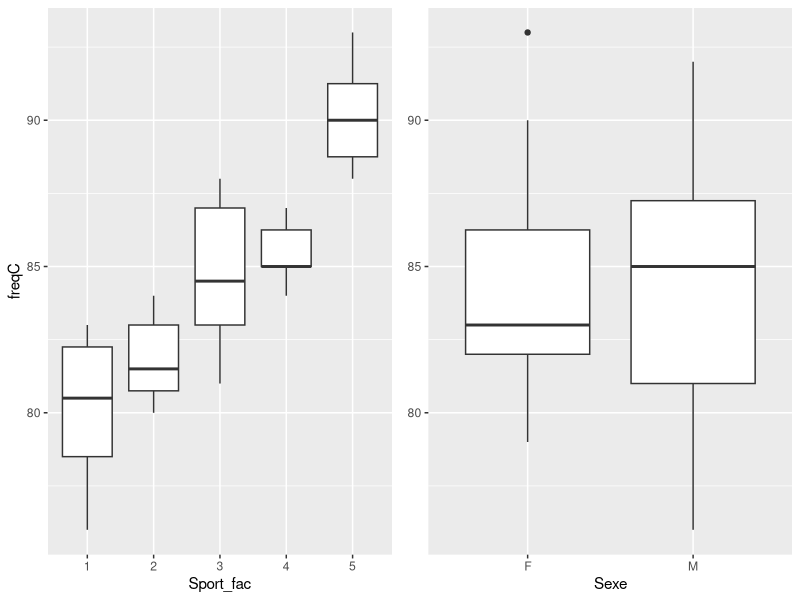
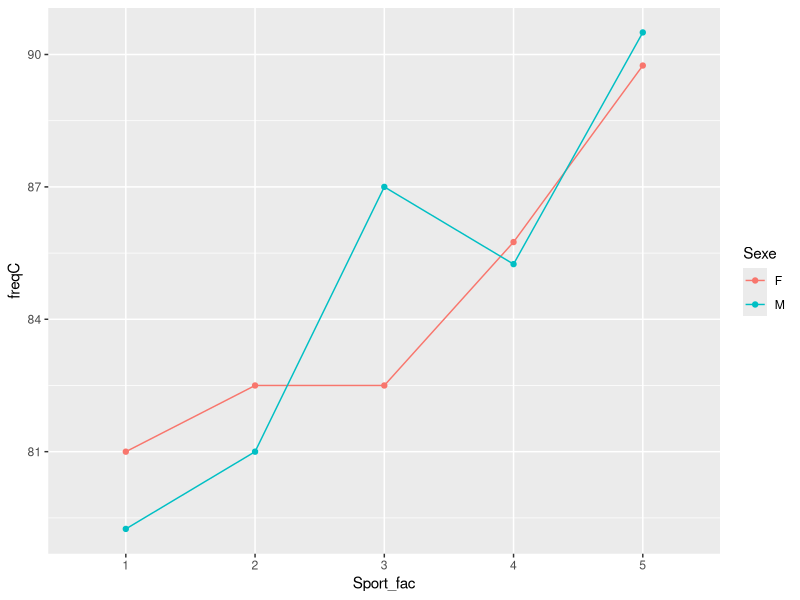
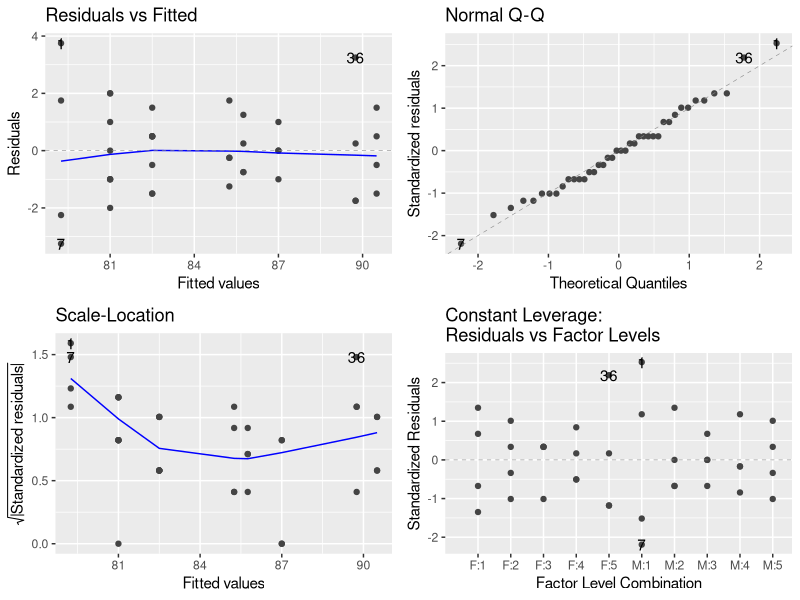
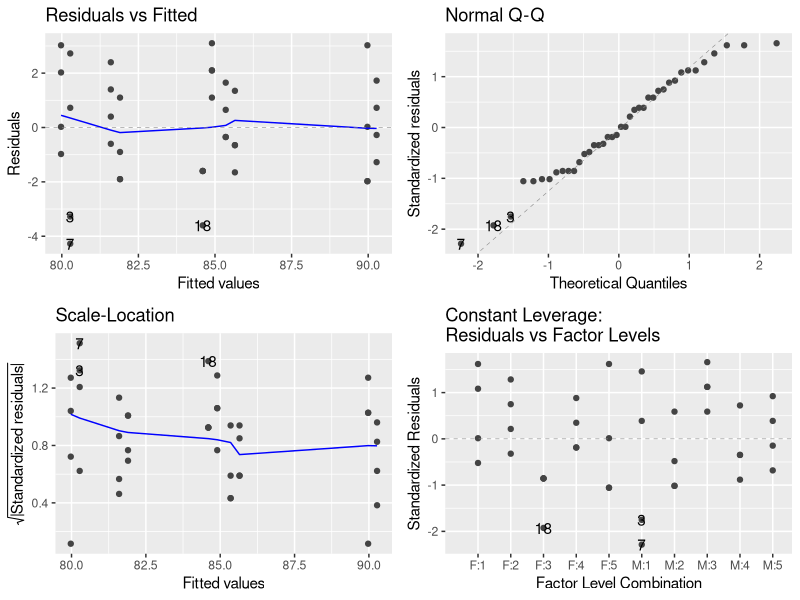
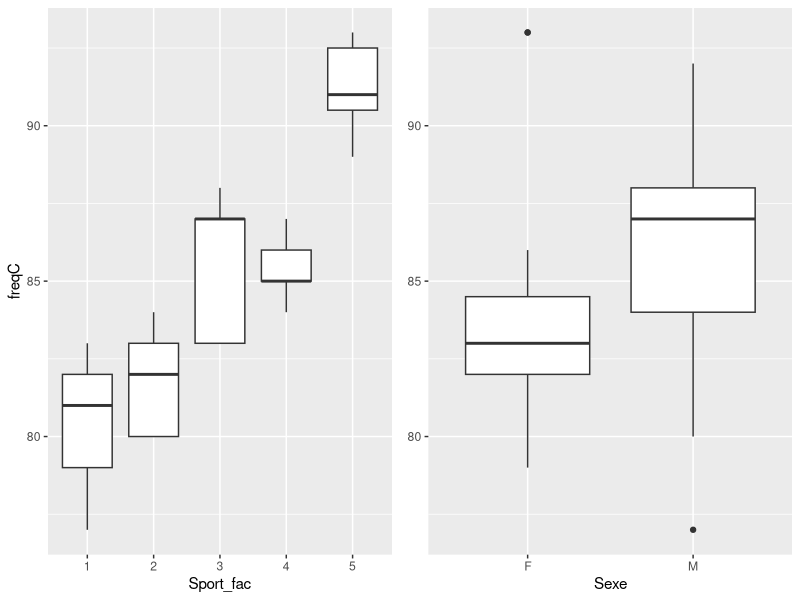
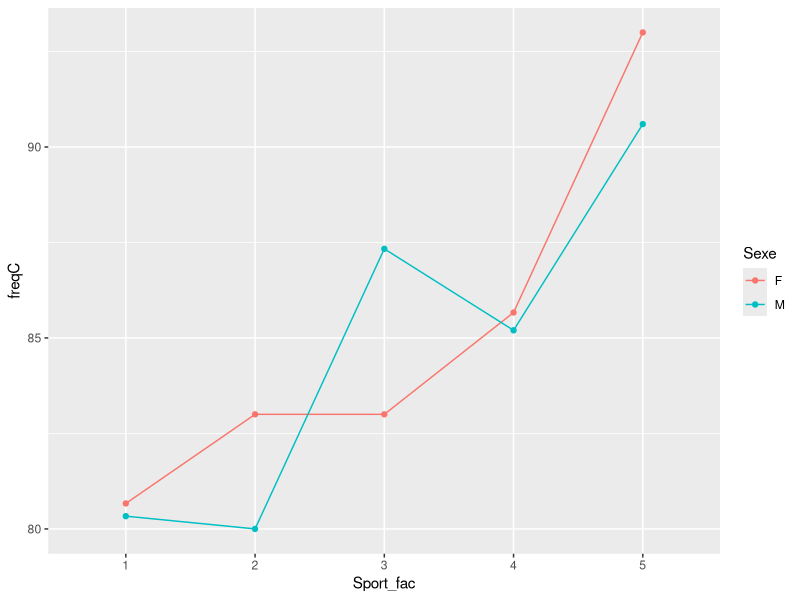
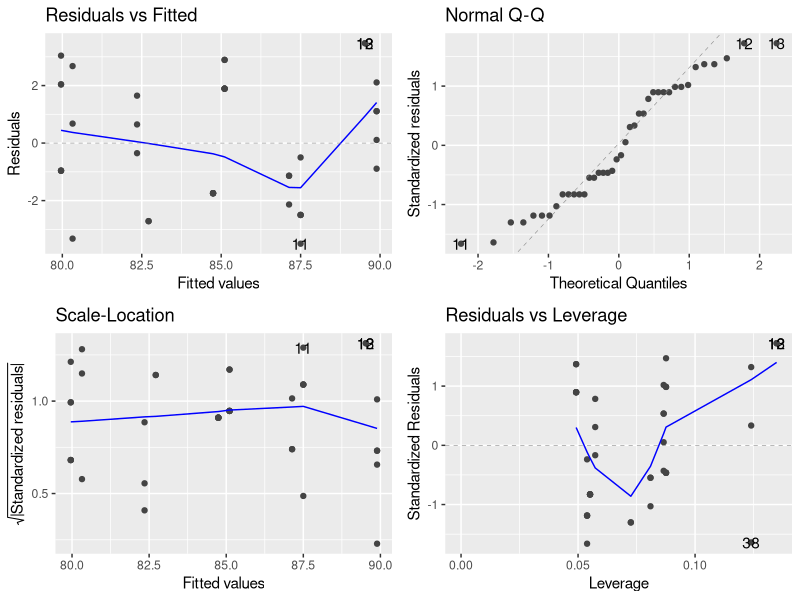

Here is the R script that generated these plots, in order:
## ---- chunk 1
knitr::opts_chunk$set(echo = TRUE, cache = TRUE)
#pour la fonction Anova
library(car)
# pour le tidyverse
library(dplyr)
# pour les graphiques
library(ggplot2) 
library(ggfortify)
library(ggpubr)
# pour les moyennes ajustées
library(emmeans) 
## ---- chunk 2
freq <- read.table("data/FreqCardiaqueEq.txt", skip=1, header=T, sep=" ") 
summary(freq)
##Attention age numerique si pas de precision

freq <- freq %>% mutate(Sport_fac = as.factor(Sport))
summary(freq)
## ---- chunk 3

with( freq,
      table(Sexe, Sport)
      )
# ou en mode tidy
freq %>% count(Sexe, Sport)
## ---- chunk 4
freq %>% group_by(Sexe) %>% summarise(mean_freq = mean(freqC))
freq %>% group_by(Sport) %>% summarise(mean_freq = mean(freqC))
freq %>% group_by(Sexe, Sport) %>% summarise(mean_freq = mean(freqC))

  
p1 <- ggplot(freq, aes(y=freqC, x = Sport_fac)) + geom_boxplot()
  
p2 <- ggplot(freq, aes(y=freqC, x = Sexe)) + geom_boxplot()

ggarrange(p1,p2+rremove('ylab'))

freq %>% 
  ggplot() +
  aes(x = Sport_fac, color = Sexe, group = Sexe, y = freqC) +
  stat_summary(fun.y = mean, geom = "point") +
  stat_summary(fun.y = mean, geom = "line")
## ---- chunk 5
 lmInt <- lm(freqC~Sexe+Sport+Sexe*Sport, data=freq)
 summary(lmInt)
## ---- chunk 6
 lmInt <- lm(freqC~Sexe+Sport_fac+Sexe*Sport_fac, data=freq)
 summary(lmInt)
## ---- chunk 7
 anova(lmInt)
 Anova(lmInt, type="II")
## ---- chunk 8
autoplot(lmInt, data = freq)
## ---- chunk 9
 lm1 <- lm(freqC~Sexe+Sport_fac, data=freq)
 summary(lm1)

## ---- chunk 10
 anova(lm1)
 Anova(lm1, type="II")
autoplot(lm1)
## ---- chunk 11
 freq2 <- read.table(file="data/FreqCardiaqueDes1.txt", header=T)
freq2 <- freq2 %>% mutate(Sport_fac = as.factor(Sport))

freq2 %>% count(Sport, Sexe) 
## ---- chunk 12
freq2 %>% group_by(Sport) %>% summarise(mean_freq = mean(freqC)) 

freq2 %>% group_by(Sexe) %>% summarise(mean_freq = mean(freqC)) 

freq2 %>% group_by(Sport, Sexe) %>% summarise(mean_freq = mean(freqC)) 
## ---- chunk 13
p1 <- ggplot(freq2, aes(y=freqC, x = Sport_fac)) + geom_boxplot()
  
p2 <- ggplot(freq2, aes(y=freqC, x = Sexe)) + geom_boxplot()

ggarrange(p1,p2+rremove('ylab'))

freq2 %>% 
  ggplot() +
  aes(x = Sport_fac, color = Sexe, group = Sexe, y = freqC) +
  stat_summary(fun.y = mean, geom = "point") +
  stat_summary(fun.y = mean, geom = "line")

## ---- chunk 14
 lm2 <- lm(freqC~Sexe+Sport, data=freq2)
autoplot(lm2)
 anova(lm2)
 Anova(lm2, type="II")
